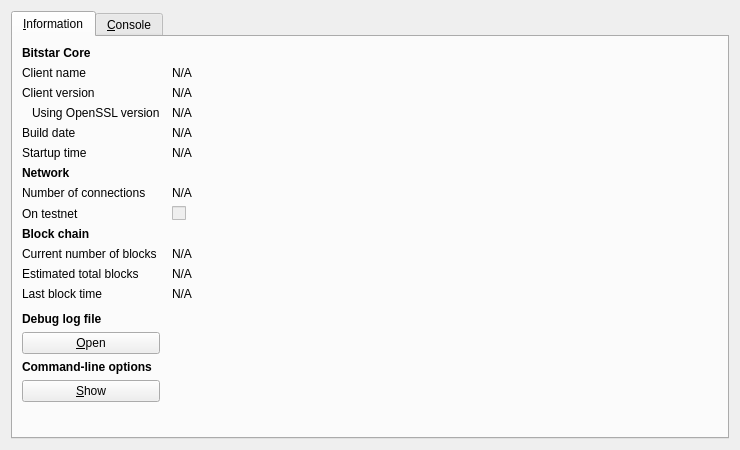
<?xml version="1.0" encoding="UTF-8"?>
<ui version="4.0">
 <class>RPCConsole</class>
 <widget class="QDialog" name="RPCConsole">
  <property name="geometry">
   <rect>
    <x>0</x>
    <y>0</y>
    <width>740</width>
    <height>450</height>
   </rect>
  </property>
  <property name="windowTitle">
   <string>Bitstar - Debug window</string>
  </property>
  <layout class="QVBoxLayout" name="verticalLayout_2">
   <item>
    <widget class="QTabWidget" name="tabWidget">
     <property name="currentIndex">
      <number>0</number>
     </property>
     <widget class="QWidget" name="tab_info">
      <attribute name="title">
       <string>&amp;Information</string>
      </attribute>
      <layout class="QGridLayout" name="gridLayout" columnstretch="0,1">
       <property name="horizontalSpacing">
        <number>12</number>
       </property>
       <item row="0" column="0">
        <widget class="QLabel" name="label_9">
         <property name="font">
          <font>
           <weight>75</weight>
           <bold>true</bold>
          </font>
         </property>
         <property name="text">
          <string>Bitstar Core</string>
         </property>
        </widget>
       </item>
       <item row="1" column="0">
        <widget class="QLabel" name="label_5">
         <property name="text">
          <string>Client name</string>
         </property>
        </widget>
       </item>
       <item row="1" column="1">
        <widget class="QLabel" name="clientName">
         <property name="cursor">
          <cursorShape>IBeamCursor</cursorShape>
         </property>
         <property name="text">
          <string>N/A</string>
         </property>
         <property name="textFormat">
          <enum>Qt::PlainText</enum>
         </property>
         <property name="textInteractionFlags">
          <set>Qt::LinksAccessibleByMouse|Qt::TextSelectableByKeyboard|Qt::TextSelectableByMouse</set>
         </property>
        </widget>
       </item>
       <item row="2" column="0">
        <widget class="QLabel" name="label_6">
         <property name="text">
          <string>Client version</string>
         </property>
        </widget>
       </item>
       <item row="2" column="1">
        <widget class="QLabel" name="clientVersion">
         <property name="cursor">
          <cursorShape>IBeamCursor</cursorShape>
         </property>
         <property name="text">
          <string>N/A</string>
         </property>
         <property name="textFormat">
          <enum>Qt::PlainText</enum>
         </property>
         <property name="textInteractionFlags">
          <set>Qt::LinksAccessibleByMouse|Qt::TextSelectableByKeyboard|Qt::TextSelectableByMouse</set>
         </property>
        </widget>
       </item>
       <item row="3" column="0">
        <widget class="QLabel" name="label_14">
         <property name="text">
          <string>Using OpenSSL version</string>
         </property>
         <property name="indent">
          <number>10</number>
         </property>
        </widget>
       </item>
       <item row="3" column="1">
        <widget class="QLabel" name="openSSLVersion">
         <property name="cursor">
          <cursorShape>IBeamCursor</cursorShape>
         </property>
         <property name="text">
          <string>N/A</string>
         </property>
         <property name="textFormat">
          <enum>Qt::PlainText</enum>
         </property>
         <property name="textInteractionFlags">
          <set>Qt::LinksAccessibleByMouse|Qt::TextSelectableByKeyboard|Qt::TextSelectableByMouse</set>
         </property>
        </widget>
       </item>
       <item row="4" column="0">
        <widget class="QLabel" name="label_12">
         <property name="text">
          <string>Build date</string>
         </property>
        </widget>
       </item>
       <item row="4" column="1">
        <widget class="QLabel" name="buildDate">
         <property name="cursor">
          <cursorShape>IBeamCursor</cursorShape>
         </property>
         <property name="text">
          <string>N/A</string>
         </property>
         <property name="textFormat">
          <enum>Qt::PlainText</enum>
         </property>
         <property name="textInteractionFlags">
          <set>Qt::LinksAccessibleByMouse|Qt::TextSelectableByKeyboard|Qt::TextSelectableByMouse</set>
         </property>
        </widget>
       </item>
       <item row="5" column="0">
        <widget class="QLabel" name="label_13">
         <property name="text">
          <string>Startup time</string>
         </property>
        </widget>
       </item>
       <item row="5" column="1">
        <widget class="QLabel" name="startupTime">
         <property name="cursor">
          <cursorShape>IBeamCursor</cursorShape>
         </property>
         <property name="text">
          <string>N/A</string>
         </property>
         <property name="textFormat">
          <enum>Qt::PlainText</enum>
         </property>
         <property name="textInteractionFlags">
          <set>Qt::LinksAccessibleByMouse|Qt::TextSelectableByKeyboard|Qt::TextSelectableByMouse</set>
         </property>
        </widget>
       </item>
       <item row="6" column="0">
        <widget class="QLabel" name="label_11">
         <property name="font">
          <font>
           <weight>75</weight>
           <bold>true</bold>
          </font>
         </property>
         <property name="text">
          <string>Network</string>
         </property>
        </widget>
       </item>
       <item row="7" column="0">
        <widget class="QLabel" name="label_7">
         <property name="text">
          <string>Number of connections</string>
         </property>
        </widget>
       </item>
       <item row="7" column="1">
        <widget class="QLabel" name="numberOfConnections">
         <property name="cursor">
          <cursorShape>IBeamCursor</cursorShape>
         </property>
         <property name="text">
          <string>N/A</string>
         </property>
         <property name="textFormat">
          <enum>Qt::PlainText</enum>
         </property>
         <property name="textInteractionFlags">
          <set>Qt::LinksAccessibleByMouse|Qt::TextSelectableByKeyboard|Qt::TextSelectableByMouse</set>
         </property>
        </widget>
       </item>
       <item row="8" column="0">
        <widget class="QLabel" name="label_8">
         <property name="text">
          <string>On testnet</string>
         </property>
        </widget>
       </item>
       <item row="8" column="1">
        <widget class="QCheckBox" name="isTestNet">
         <property name="enabled">
          <bool>false</bool>
         </property>
         <property name="text">
          <string/>
         </property>
        </widget>
       </item>
       <item row="9" column="0">
        <widget class="QLabel" name="label_10">
         <property name="font">
          <font>
           <weight>75</weight>
           <bold>true</bold>
          </font>
         </property>
         <property name="text">
          <string>Block chain</string>
         </property>
        </widget>
       </item>
       <item row="10" column="0">
        <widget class="QLabel" name="label_3">
         <property name="text">
          <string>Current number of blocks</string>
         </property>
        </widget>
       </item>
       <item row="10" column="1">
        <widget class="QLabel" name="numberOfBlocks">
         <property name="cursor">
          <cursorShape>IBeamCursor</cursorShape>
         </property>
         <property name="text">
          <string>N/A</string>
         </property>
         <property name="textFormat">
          <enum>Qt::PlainText</enum>
         </property>
         <property name="textInteractionFlags">
          <set>Qt::LinksAccessibleByMouse|Qt::TextSelectableByKeyboard|Qt::TextSelectableByMouse</set>
         </property>
        </widget>
       </item>
       <item row="11" column="0">
        <widget class="QLabel" name="label_4">
         <property name="text">
          <string>Estimated total blocks</string>
         </property>
        </widget>
       </item>
       <item row="11" column="1">
        <widget class="QLabel" name="totalBlocks">
         <property name="cursor">
          <cursorShape>IBeamCursor</cursorShape>
         </property>
         <property name="text">
          <string>N/A</string>
         </property>
         <property name="textFormat">
          <enum>Qt::PlainText</enum>
         </property>
         <property name="textInteractionFlags">
          <set>Qt::LinksAccessibleByMouse|Qt::TextSelectableByKeyboard|Qt::TextSelectableByMouse</set>
         </property>
        </widget>
       </item>
       <item row="12" column="0">
        <widget class="QLabel" name="label_2">
         <property name="text">
          <string>Last block time</string>
         </property>
        </widget>
       </item>
       <item row="12" column="1">
        <widget class="QLabel" name="lastBlockTime">
         <property name="cursor">
          <cursorShape>IBeamCursor</cursorShape>
         </property>
         <property name="text">
          <string>N/A</string>
         </property>
         <property name="textFormat">
          <enum>Qt::PlainText</enum>
         </property>
         <property name="textInteractionFlags">
          <set>Qt::LinksAccessibleByMouse|Qt::TextSelectableByKeyboard|Qt::TextSelectableByMouse</set>
         </property>
        </widget>
       </item>
       <item row="13" column="0">
        <spacer name="verticalSpacer_2">
         <property name="orientation">
          <enum>Qt::Vertical</enum>
         </property>
         <property name="sizeHint" stdset="0">
          <size>
           <width>20</width>
           <height>20</height>
          </size>
         </property>
        </spacer>
       </item>
       <item row="14" column="0">
        <widget class="QLabel" name="labelDebugLogfile">
         <property name="font">
          <font>
           <weight>75</weight>
           <bold>true</bold>
          </font>
         </property>
         <property name="text">
          <string>Debug log file</string>
         </property>
        </widget>
       </item>
       <item row="15" column="0">
        <widget class="QPushButton" name="openDebugLogfileButton">
         <property name="toolTip">
          <string>Open the Bitstar debug log file from the current data directory. This can take a few seconds for large log files.</string>
         </property>
         <property name="text">
          <string>&amp;Open</string>
         </property>
         <property name="autoDefault">
          <bool>false</bool>
         </property>
        </widget>
       </item>
       <item row="16" column="0">
        <widget class="QLabel" name="labelCLOptions">
         <property name="font">
          <font>
           <weight>75</weight>
           <bold>true</bold>
          </font>
         </property>
         <property name="text">
          <string>Command-line options</string>
         </property>
        </widget>
       </item>
       <item row="17" column="0">
        <widget class="QPushButton" name="showCLOptionsButton">
         <property name="toolTip">
          <string>Show the Bitstar-Qt help message to get a list with possible Bitstar command-line options.</string>
         </property>
         <property name="text">
          <string>&amp;Show</string>
         </property>
         <property name="autoDefault">
          <bool>false</bool>
         </property>
        </widget>
       </item>
       <item row="18" column="0">
        <spacer name="verticalSpacer">
         <property name="orientation">
          <enum>Qt::Vertical</enum>
         </property>
         <property name="sizeHint" stdset="0">
          <size>
           <width>20</width>
           <height>40</height>
          </size>
         </property>
        </spacer>
       </item>
      </layout>
     </widget>
     <widget class="QWidget" name="tab_console">
      <attribute name="title">
       <string>&amp;Console</string>
      </attribute>
      <layout class="QVBoxLayout" name="verticalLayout_3">
       <property name="spacing">
        <number>3</number>
       </property>
       <item>
        <widget class="QTextEdit" name="messagesWidget">
         <property name="minimumSize">
          <size>
           <width>0</width>
           <height>100</height>
          </size>
         </property>
         <property name="readOnly">
          <bool>true</bool>
         </property>
         <property name="tabKeyNavigation" stdset="0">
          <bool>false</bool>
         </property>
         <property name="columnCount" stdset="0">
          <number>2</number>
         </property>
        </widget>
       </item>
       <item>
        <layout class="QHBoxLayout" name="horizontalLayout">
         <property name="spacing">
          <number>3</number>
         </property>
         <item>
          <widget class="QLabel" name="label">
           <property name="text">
            <string notr="true">&gt;</string>
           </property>
          </widget>
         </item>
         <item>
          <widget class="QLineEdit" name="lineEdit"/>
         </item>
         <item>
          <widget class="QPushButton" name="clearButton">
           <property name="maximumSize">
            <size>
             <width>24</width>
             <height>24</height>
            </size>
           </property>
           <property name="toolTip">
            <string>Clear console</string>
           </property>
           <property name="text">
            <string/>
           </property>
           <property name="icon">
            <iconset resource="../bitcoin.qrc">
             <normaloff>:/icons/remove</normaloff>:/icons/remove</iconset>
           </property>
           <property name="shortcut">
            <string notr="true">Ctrl+L</string>
           </property>
           <property name="autoDefault">
            <bool>false</bool>
           </property>
          </widget>
         </item>
        </layout>
       </item>
      </layout>
     </widget>
    </widget>
   </item>
  </layout>
 </widget>
 <resources>
  <include location="../bitcoin.qrc"/>
 </resources>
 <connections/>
</ui>
